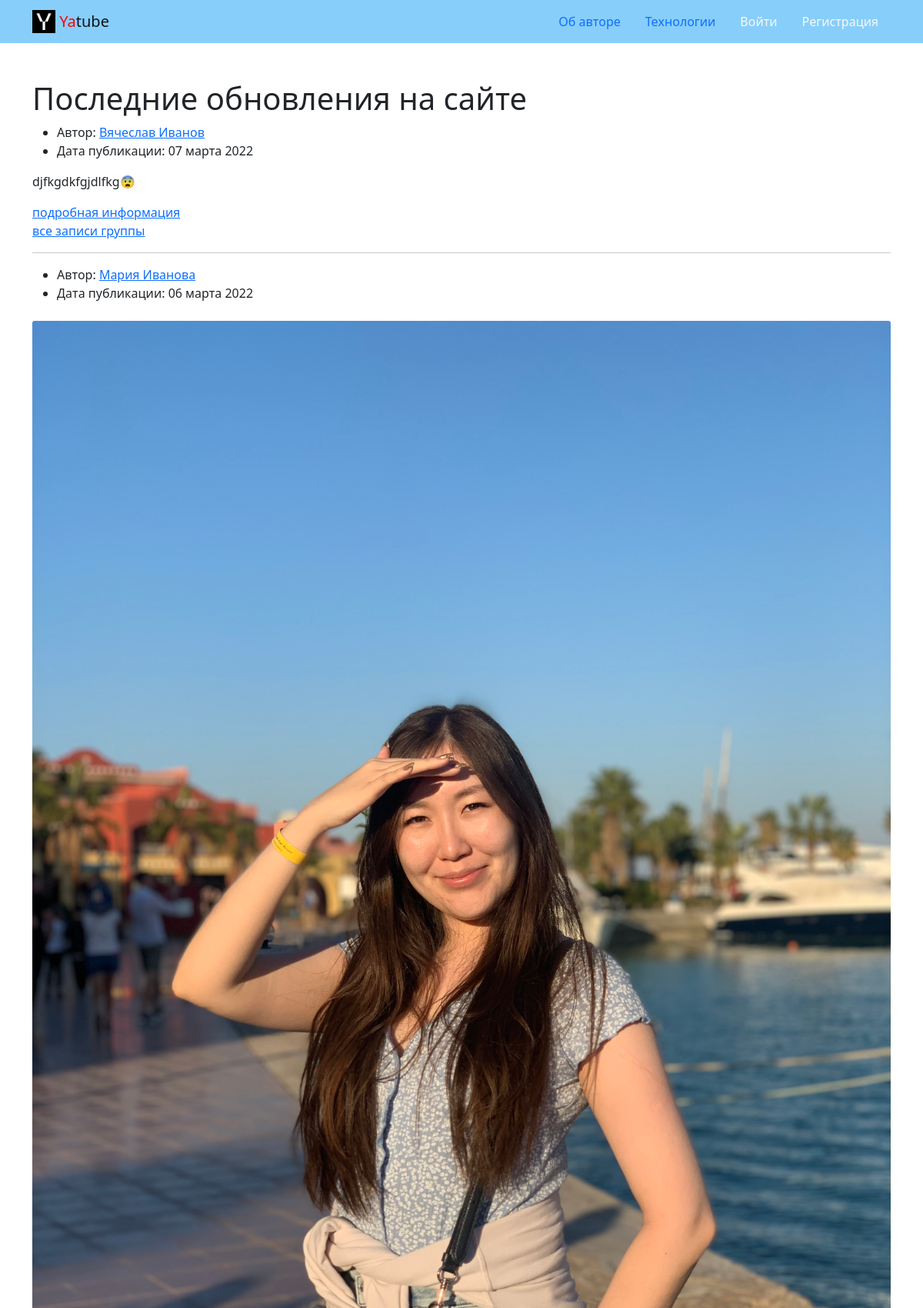
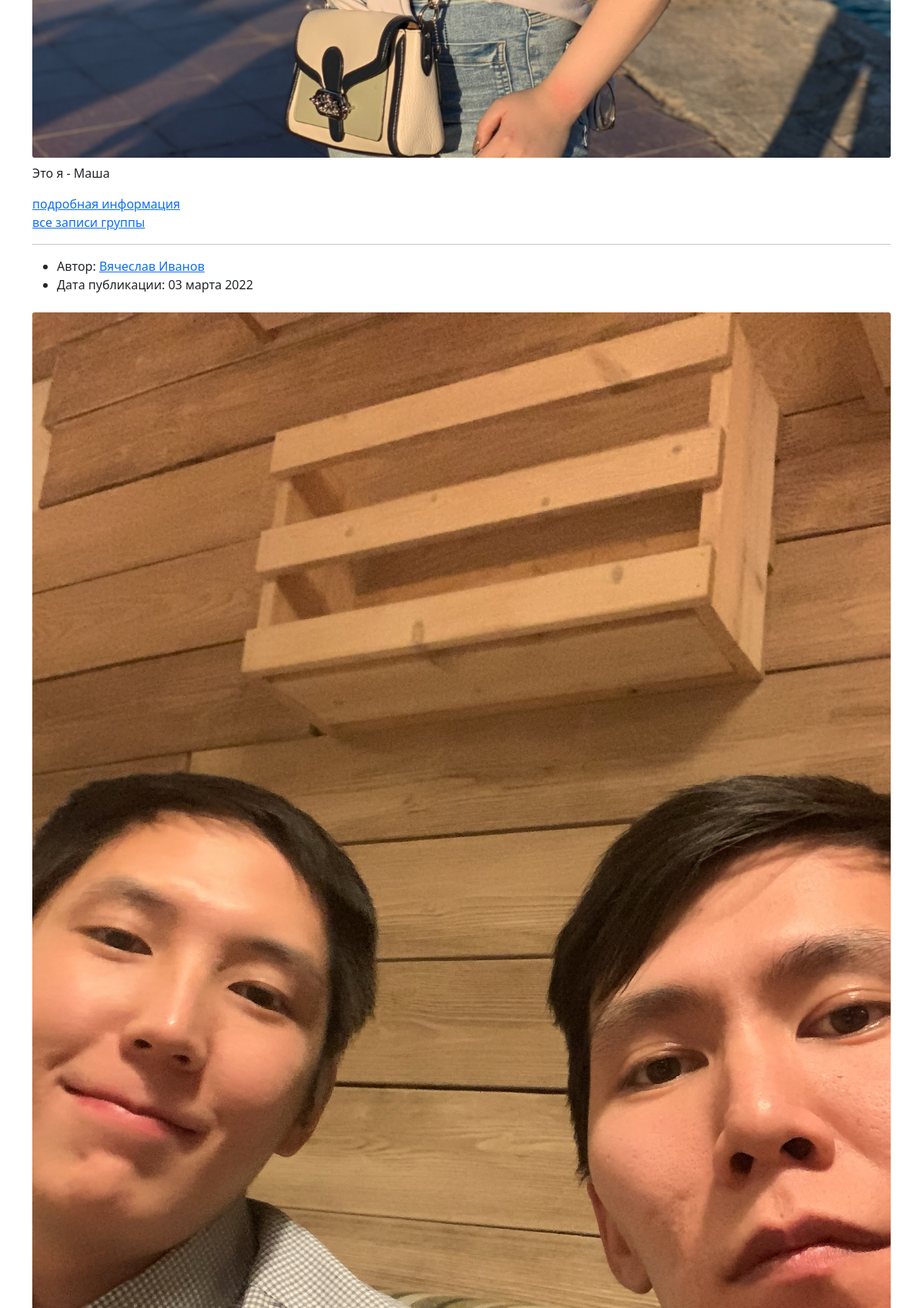
The page / (upper part) on the database its author committed (2 pictures, top to bottom).
### posts/models.py (models this page shows, shortened)
class Post(CreatedModel):
    text = models.TextField(
        verbose_name='Текст поста',
        help_text='Введите текст поста',
    )
    author = models.ForeignKey(
        User,
        on_delete=models.CASCADE,
        related_name='posts',
        verbose_name='Автор',
    )
    group = models.ForeignKey(
        Group,
        on_delete=models.SET_NULL,
        related_name='posts',
        blank=True,
        null=True,
        verbose_name='Группа',
        help_text='Группа, к которой будет относиться пост',
    )
    image = models.ImageField(
        'Картинка',
        upload_to='posts/',
        blank=True,
    )
    class Meta:
        ordering = [
            '-pub_date',
        ]

### posts/views.py (the view)
# urls.py: path('', views.index, name='index'),
def index(request):
    posts = Post.objects.all()
    context = {
        'page_obj': get_page_obj(request, posts),
    }
    return render(request, 'posts/index.html', context)

### core/context_processors/year.py (called while the page is built)
def year(request):
    now = date.today().year
    return {'year': now}

### posts/views.py (called while the page is built)
def get_page_obj(request, posts):
    paginator = Paginator(posts, POSTS_COUNT_PER_PAGE)
    page_number = request.GET.get('page')
    page_obj = paginator.get_page(page_number)
    return page_obj

### templates/posts/index.html (shortened to what this page needs)
{% extends 'base.html' %}
{% load cache %}
{% block content %}
  <h1>Последние обновления на сайте</h1>
  {% cache 20 index_page page_obj.number %}
    {% for post in page_obj %}
      {% include 'posts/includes/post_list.html' %}
    {% endfor %}
  {% endcache %}
{% endblock %}

### templates/posts/includes/post_list.html
{% load thumbnail %}
<article>
  <ul>
    <li>
      Автор:
      <a href="{% url 'posts:profile' post.author %}">{{ post.author.get_full_name }}</a>
    </li>
    <li>
      Дата публикации: {{ post.pub_date|date:"d E Y" }}
    </li>
  </ul>
  {% thumbnail post.image "960x339" crop="center" upscale=True as im %}
    <img class="card-img my-2" src="{{ im.url }}">
  {% endthumbnail %}
  <p>{{ post.text }}</p>
  <a href="{% url 'posts:post_detail' post.pk %}">подробная информация</a>
  <p>
    {% if post.group %}
      <a href="{% url 'posts:group_posts' post.group.slug %}">все записи группы</a>
    {% endif %}
  </p>
  {% if not forloop.last %}<hr>{% endif %}
</article>

### rows shown on the page
Post: author.get_full_name "Вячеслав Иванов", pub_date "07 марта 2022", text "djfkgdkfgjdlfkg😨", shows "все записи группы"
Post: author.get_full_name "Мария Иванова", pub_date "06 марта 2022", shows a picture, text "Это я - Маша", shows "все записи группы"
Post: author.get_full_name "Вячеслав Иванов", pub_date "03 марта 2022", shows a picture
